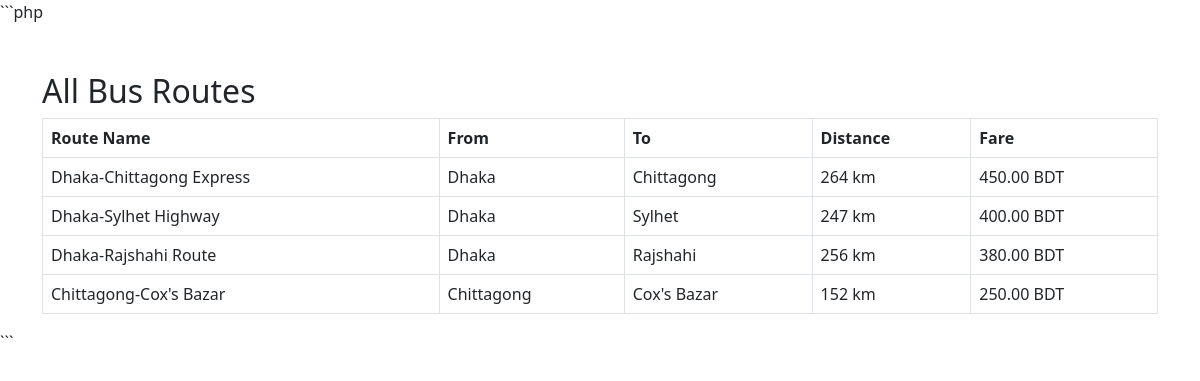
The page /bus_list.php on the database its author committed.
### tables this page shows
CREATE TABLE IF NOT EXISTS routes (
    id INT AUTO_INCREMENT PRIMARY KEY,
    route_name VARCHAR(100) NOT NULL,
    from_city VARCHAR(50) NOT NULL,
    to_city VARCHAR(50) NOT NULL,
    distance INT NOT NULL,
    duration VARCHAR(20) NOT NULL,
    fare DECIMAL(10,2) NOT NULL,
    created_at TIMESTAMP DEFAULT CURRENT_TIMESTAMP
);

### bus_list.php (the view, shortened to what this page needs)
<?php
$conn = getConnection();
$query = "SELECT * FROM routes";
$result = $conn->query($query);
?>
<!DOCTYPE html>
<html>
<head>
<link href="https://cdn.jsdelivr.net/npm/bootstrap@5.3.0/dist/css/bootstrap.min.css" rel="stylesheet">
</head>
<body>
<div class="container mt-5">
<h2>All Bus Routes</h2>
<table class="table table-bordered">
<tr>
<th>Route Name</th>
<th>From</th>
<th>To</th>
<th>Distance</th>
<th>Fare</th>
</tr>
<?php
if($result->num_rows > 0){
while($row = $result->fetch_assoc()){
?>
<tr>
<td><?php echo $row['route_name']; ?></td>
<td><?php echo $row['from_city']; ?></td>
<td><?php echo $row['to_city']; ?></td>
<td><?php echo $row['distance']; ?> km</td>
<td><?php echo $row['fare']; ?> BDT</td>
</tr>
<?php
}
}else{
?>
<tr>
<td colspan="5" class="text-center">No Routes Found</td>
</tr>
<?php } ?>
</table>
</div>
</body>
</html>

### rows shown on the page
routes: route_name "Dhaka-Chittagong Express", from_city "Dhaka", to_city "Chittagong", distance "264", fare "450.00"
routes: route_name "Dhaka-Sylhet Highway", from_city "Dhaka", to_city "Sylhet", distance "247", fare "400.00"
routes: route_name "Dhaka-Rajshahi Route", from_city "Dhaka", to_city "Rajshahi", distance "256", fare "380.00"
routes: route_name "Chittagong-Cox's Bazar", from_city "Chittagong", to_city "Cox's Bazar", distance "152", fare "250.00"
